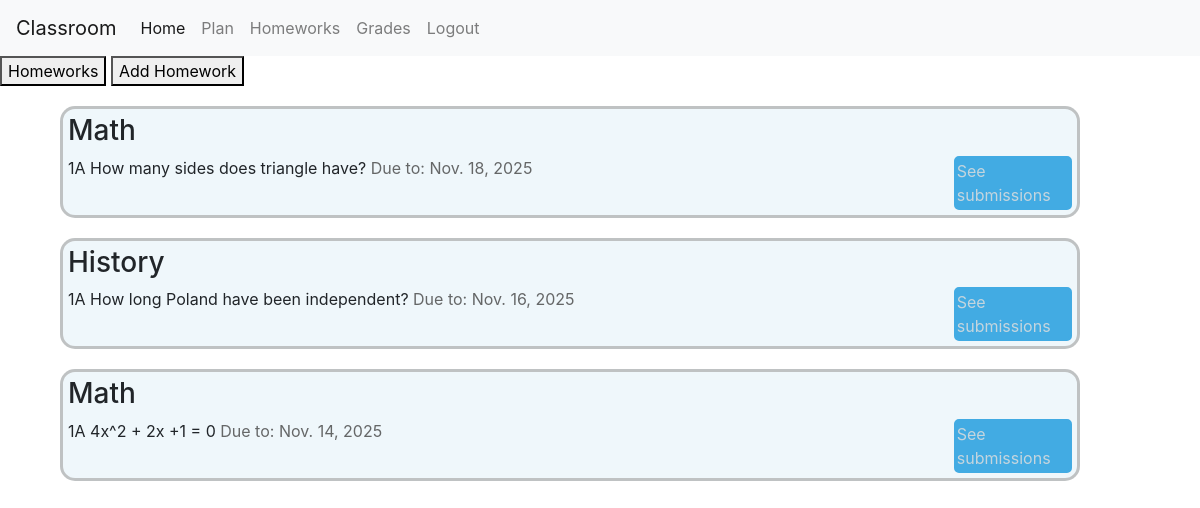
Before: /homework (signed in) with the older database file.
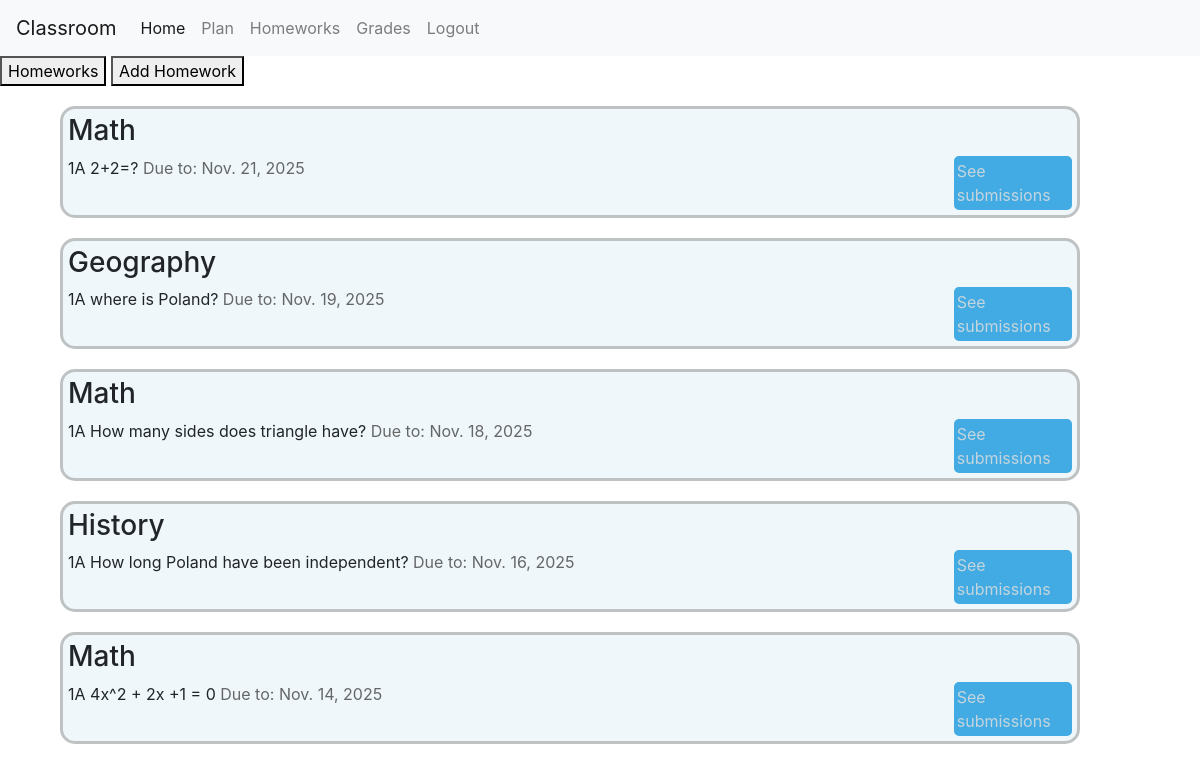
After: the same page with the newer database file.
### classroom/models.py (models this page shows)
class Homework(models.Model):
    subject = models.CharField(max_length=300, choices=SUBJECT_CHOICES)
    content = models.CharField(max_length=10000)
    deadline = models.DateField()
    group = models.ForeignKey(Class, on_delete=models.CASCADE, related_name="homeworks")
    teacher = models.ForeignKey(User, on_delete=models.CASCADE, related_name="given_homeworks")

class Class(models.Model):
    name = models.CharField(max_length=100)
    school = models.ForeignKey(School, on_delete=models.CASCADE, related_name='classes')
    def __str__(self):
        return self.name

### classroom/views.py (the view)
# urls.py: path("homework", views.homework_view, name="homework"),
@login_required
def homework_view(request):
    user= request.user
    if user.type=="SU":
        if request.method=="POST":
            subject = request.POST['subject']
        else:
            group=user.group
            homeworks = group.homeworks.filter(deadline__gte=date.today()).order_by('deadline')
            return render(request, "classroom/homework.html", {
                "homeworks": homeworks,
                "perrmision": False
            })
    else:
        if request.method == "POST":
            subject = request.POST['subject']
            content = request.POST['content']
            deadline = request.POST['deadline']
            group_id = request.POST['group']
            group = Class.objects.get(pk=group_id)
            homework = Homework.objects.create(subject=subject, content=content, deadline=deadline, group=group, teacher=user)
            homework.save()
            messages.success(request, "Homework created")
            return redirect('homework')
        else:
            given_homeworks = user.given_homeworks.order_by('-deadline')
            school = user.school
            grups = school.classes.all()
            return render(request, "classroom/homework.html", {
                "homeworks": given_homeworks,
                "classes": grups,
                "subjects": SUBJECT_CHOICES,
                "perrmision": True
            })

### classroom/templates/classroom/homework.html (shortened to what this page needs)
{% extends "classroom/layout.html" %}
{% load static %}
{%block body%}
    {% if perrmision == True %}
    <button id="homework_button">Homeworks</button>
    <button id="add_button">Add Homework</button>
    {%endif%}
    <div id="homework">
        {%for homework in homeworks%}
            <div class="homework_display">
                <h3>{{homework.get_subject_display}}</h3>
                <div style="display: flex;">
                <div class="homework-contents" style="display: flex;"> {% if perrmision == True %}{{homework.group}}{%endif%}
                {{homework.content}} <div style="color: rgba(66, 66, 66, 0.8)">&nbsp;Due to: {{homework.deadline}}</div></div>
                {% if perrmision == True %}
                    <div class="homework-submit-button" ><a style="color: rgba(221, 221, 221, 0.843)" href="{% url 'submission' homework.pk %}"> See submissions</a></div>
                {%endif%}
                </div>
            </div>
            {%endfor%}
    </div>
{%endblock%}

Changed rows visible on the page:
added Homework: subject "Math", group "1A", content "2+2=?", deadline "Nov. 21, 2025"
added Homework: subject "Geography", group "1A", content "where is Poland?", deadline "Nov. 19, 2025"
